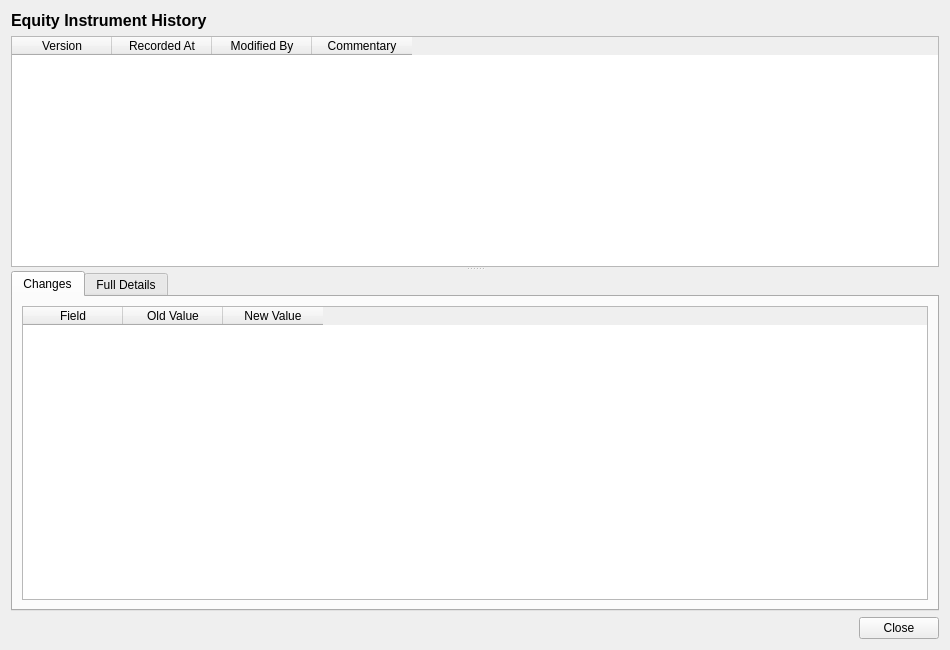
<?xml version="1.0" encoding="UTF-8"?>
<ui version="4.0">
 <class>EquityInstrumentHistoryDialog</class>
 <widget class="QWidget" name="EquityInstrumentHistoryDialog">
  <property name="geometry">
   <rect>
    <x>0</x>
    <y>0</y>
    <width>950</width>
    <height>650</height>
   </rect>
  </property>
  <property name="windowTitle">
   <string>Equity Instrument History</string>
  </property>
  <layout class="QVBoxLayout" name="verticalLayout">
   <item>
    <widget class="QLabel" name="titleLabel">
     <property name="font">
      <font>
       <pointsize>12</pointsize>
       <bold>true</bold>
      </font>
     </property>
     <property name="text">
      <string>Equity Instrument History</string>
     </property>
    </widget>
   </item>
   <item>
    <widget class="QSplitter" name="splitter">
     <property name="orientation">
      <enum>Qt::Vertical</enum>
     </property>
     <widget class="QTableWidget" name="versionListWidget">
      <property name="minimumHeight"><number>150</number></property>
      <property name="maximumHeight"><number>250</number></property>
      <property name="alternatingRowColors"><bool>true</bool></property>
      <property name="editTriggers">
       <set>QAbstractItemView::NoEditTriggers</set>
      </property>
      <property name="selectionMode">
       <enum>QAbstractItemView::SingleSelection</enum>
      </property>
      <property name="selectionBehavior">
       <enum>QAbstractItemView::SelectRows</enum>
      </property>
      <column><property name="text"><string>Version</string></property></column>
      <column><property name="text"><string>Recorded At</string></property></column>
      <column><property name="text"><string>Modified By</string></property></column>
      <column><property name="text"><string>Commentary</string></property></column>
     </widget>
     <widget class="QWidget" name="detailWidget">
      <layout class="QVBoxLayout" name="detailLayout">
       <property name="leftMargin"><number>0</number></property>
       <property name="topMargin"><number>0</number></property>
       <property name="rightMargin"><number>0</number></property>
       <property name="bottomMargin"><number>0</number></property>
       <item>
        <widget class="QTabWidget" name="tabWidget">
         <property name="currentIndex"><number>0</number></property>
         <widget class="QWidget" name="changesTab">
          <attribute name="title"><string>Changes</string></attribute>
          <layout class="QVBoxLayout" name="changesTabLayout">
           <item>
            <widget class="QTableWidget" name="changesTableWidget">
             <property name="editTriggers">
              <set>QAbstractItemView::NoEditTriggers</set>
             </property>
             <property name="alternatingRowColors"><bool>true</bool></property>
             <property name="selectionMode">
              <enum>QAbstractItemView::SingleSelection</enum>
             </property>
             <property name="selectionBehavior">
              <enum>QAbstractItemView::SelectRows</enum>
             </property>
             <column><property name="text"><string>Field</string></property></column>
             <column><property name="text"><string>Old Value</string></property></column>
             <column><property name="text"><string>New Value</string></property></column>
            </widget>
           </item>
          </layout>
         </widget>
         <widget class="QWidget" name="fullDetailsTab">
          <attribute name="title"><string>Full Details</string></attribute>
          <layout class="QVBoxLayout" name="fullDetailsTabLayout">
           <item>
            <widget class="QScrollArea" name="scrollArea">
             <property name="widgetResizable"><bool>true</bool></property>
             <widget class="QWidget" name="scrollAreaWidgetContents">
              <property name="geometry">
               <rect><x>0</x><y>0</y><width>600</width><height>500</height></rect>
              </property>
              <layout class="QFormLayout" name="formLayout">
               <item row="0" column="0">
                <widget class="QLabel" name="tradeTypeCodeLabel">
                 <property name="text"><string>Trade Type:</string></property>
                </widget>
               </item>
               <item row="0" column="1">
                <widget class="QLabel" name="tradeTypeCodeValue">
                 <property name="text"><string/></property>
                </widget>
               </item>
               <item row="1" column="0">
                <widget class="QLabel" name="underlyingCodeLabel">
                 <property name="text"><string>Underlying:</string></property>
                </widget>
               </item>
               <item row="1" column="1">
                <widget class="QLabel" name="underlyingCodeValue">
                 <property name="text"><string/></property>
                </widget>
               </item>
               <item row="2" column="0">
                <widget class="QLabel" name="currencyLabel">
                 <property name="text"><string>Currency:</string></property>
                </widget>
               </item>
               <item row="2" column="1">
                <widget class="QLabel" name="currencyValue">
                 <property name="text"><string/></property>
                </widget>
               </item>
               <item row="3" column="0">
                <widget class="QLabel" name="notionalLabel">
                 <property name="text"><string>Notional:</string></property>
                </widget>
               </item>
               <item row="3" column="1">
                <widget class="QLabel" name="notionalValue">
                 <property name="text"><string/></property>
                </widget>
               </item>
               <item row="4" column="0">
                <widget class="QLabel" name="maturityDateLabel">
                 <property name="text"><string>Maturity Date:</string></property>
                </widget>
               </item>
               <item row="4" column="1">
                <widget class="QLabel" name="maturityDateValue">
                 <property name="text"><string/></property>
                </widget>
               </item>
               <item row="5" column="0">
                <widget class="QLabel" name="optionTypeLabel">
                 <property name="text"><string>Option Type:</string></property>
                </widget>
               </item>
               <item row="5" column="1">
                <widget class="QLabel" name="optionTypeValue">
                 <property name="text"><string/></property>
                </widget>
               </item>
               <item row="6" column="0">
                <widget class="QLabel" name="strikePriceLabel">
                 <property name="text"><string>Strike Price:</string></property>
                </widget>
               </item>
               <item row="6" column="1">
                <widget class="QLabel" name="strikePriceValue">
                 <property name="text"><string/></property>
                </widget>
               </item>
               <item row="7" column="0">
                <widget class="QLabel" name="versionNumberLabel">
                 <property name="text"><string>Version:</string></property>
                </widget>
               </item>
               <item row="7" column="1">
                <widget class="QLabel" name="versionNumberValue">
                 <property name="text"><string/></property>
                </widget>
               </item>
               <item row="8" column="0">
                <widget class="QLabel" name="modifiedByLabel">
                 <property name="text"><string>Modified By:</string></property>
                </widget>
               </item>
               <item row="8" column="1">
                <widget class="QLabel" name="modifiedByValue">
                 <property name="text"><string/></property>
                </widget>
               </item>
               <item row="9" column="0">
                <widget class="QLabel" name="recordedAtLabel">
                 <property name="text"><string>Recorded At:</string></property>
                </widget>
               </item>
               <item row="9" column="1">
                <widget class="QLabel" name="recordedAtValue">
                 <property name="text"><string/></property>
                </widget>
               </item>
               <item row="10" column="0">
                <widget class="QLabel" name="changeCommentaryLabel">
                 <property name="text"><string>Change Commentary:</string></property>
                </widget>
               </item>
               <item row="10" column="1">
                <widget class="QLabel" name="changeCommentaryValue">
                 <property name="text"><string/></property>
                 <property name="wordWrap"><bool>true</bool></property>
                </widget>
               </item>
              </layout>
             </widget>
            </widget>
           </item>
          </layout>
         </widget>
        </widget>
       </item>
      </layout>
     </widget>
    </widget>
   </item>
   <item>
    <layout class="QHBoxLayout" name="buttonLayout">
     <item>
      <spacer name="horizontalSpacer">
       <property name="orientation"><enum>Qt::Horizontal</enum></property>
       <property name="sizeHint" stdset="0">
        <size><width>40</width><height>20</height></size>
       </property>
      </spacer>
     </item>
     <item>
      <widget class="QPushButton" name="closeButton">
       <property name="text"><string>Close</string></property>
      </widget>
     </item>
    </layout>
   </item>
  </layout>
 </widget>
 <resources/>
 <connections/>
</ui>
